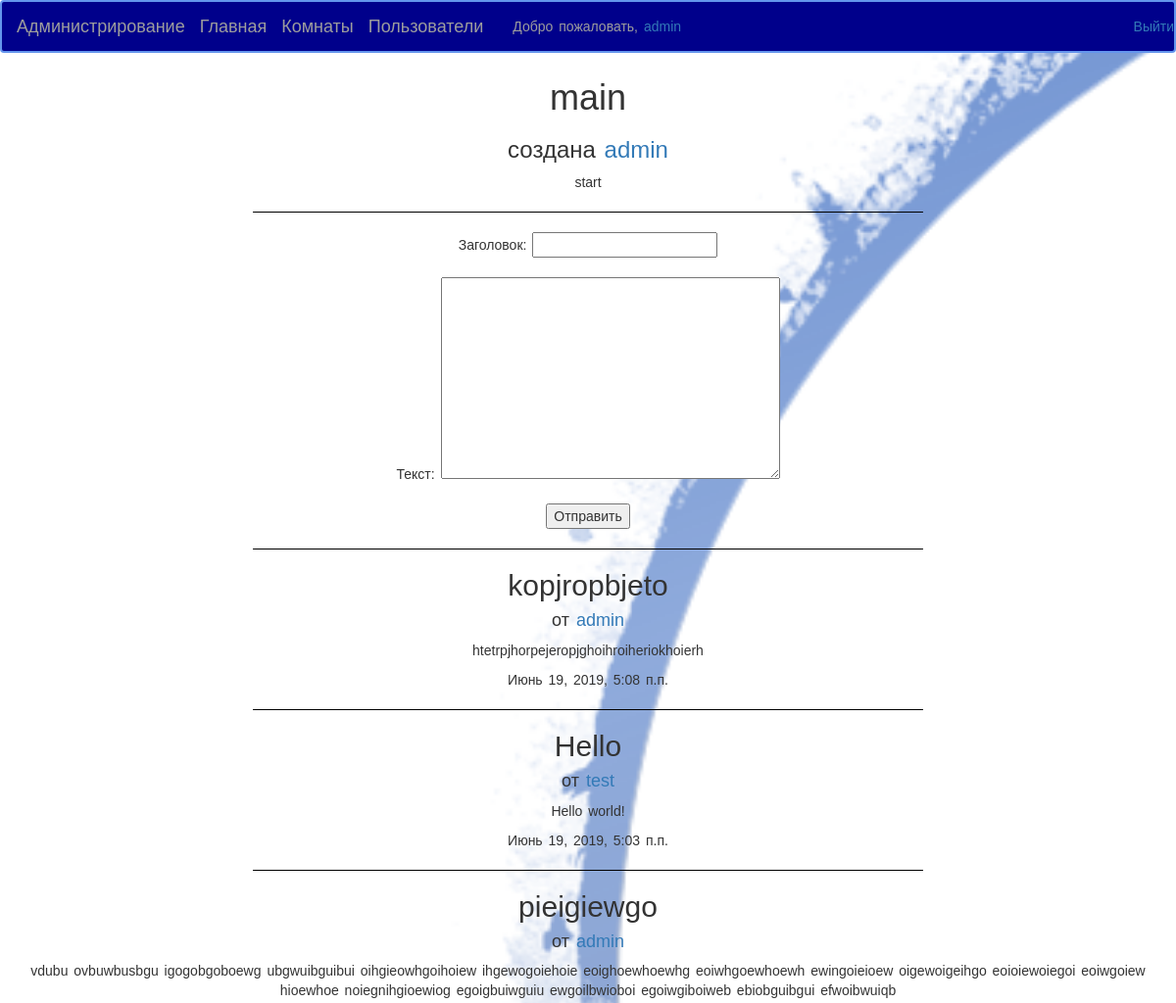
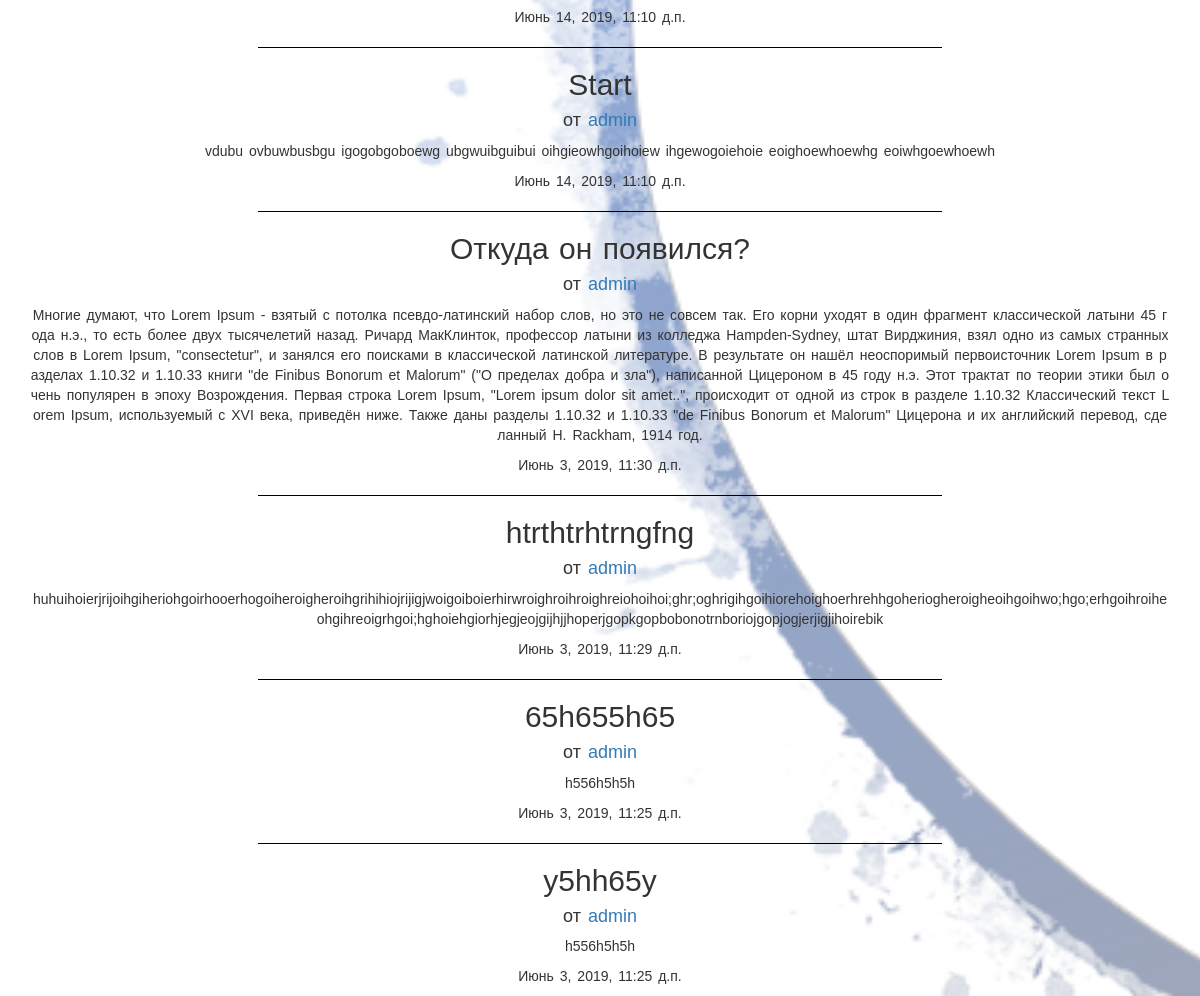
The page /room1 (signed in) on the database its author committed (2 pictures, top to bottom).
### social/models.py (models this page shows, shortened)
class Room(models.Model):
    name = models.CharField(max_length=200)
    creator = models.ForeignKey(User, on_delete=models.CASCADE, related_name='rooms')
    about = models.TextField(blank=True, null=True)

class Message(models.Model):
    title = models.CharField(max_length=200, blank=True, null=True, verbose_name='Заголовок сообщения')
    room = models.ForeignKey(Room, on_delete=models.CASCADE, related_name='messages',verbose_name='Комната')
    author = models.ForeignKey(User, on_delete=models.CASCADE, related_name='messages',verbose_name='Автор')
    date = models.DateTimeField(auto_now_add=True)
    text = models.TextField(blank=True, null=True, verbose_name='Текст сообщения')

### social/views.py (the view)
# urls.py: path('room<int:id>', views.room),
@login_required
def room(request, id):
    context = {}
    context['form'] = newMessageForm()
    if request.method == 'POST':
        form = newMessageForm(request.POST)
        if form.is_valid():
            context['message'] = form.save()
            return render(request, 'social/one_msg.html', context)
    context['room'] = Room.objects.get(id=id)
    return render(request, 'social/room.html', context)

### social/forms.py
class newMessageForm(forms.ModelForm):
    class Meta:
        model = Message
        exclude = ('',)

### social/models.py (called while the page is built)
    def get_absolute_url(self):
        return 'user' + str(self.id)

### templates/social/room.html (shortened to what this page needs)
{% extends "base.html" %}
{% block content %}
    <h1>{{ room.name }}</h1>
    <h3>создана <a href="{{ room.creator.profile.get_absolute_url }}">{{ room.creator.username }}</a></h3>
    <p>{{ room.about }}</p>
    <hr>
    <form method="POST">
        Заголовок: {{ form.title }} <br> <br>
        Текст: {{ form.text }} <br> <br>
        <button type="button" onclick="send_message(this.form)">Отправить</button>
    </form>
    <div id="list_messages">
        {% for message in room.messages.all|dictsortreversed:"date" %}
            <div id="msg{{ message.id }}">
                {% include 'social/one_msg.html' %}
            </div>
        {% endfor %}
    </div>
{% endblock %}

### templates/base.html (shortened to what this page needs)
<!DOCTYPE html>
    <head>
        {% load staticfiles %}
        {% load bootstrap3 %}
        {% bootstrap_css %} {% bootstrap_javascript %} {% bootstrap_messages %}
        <link rel="stylesheet" href= "{% static "social/css/main.css" %}">
  </head>
<body>
    <nav class="navbar navbar-inverse">
        <div class="container-fluid">
            <div class="navbar-header">
                {% if user.is_staff %}
                    <a class="navbar-brand" href="/manage">Администрирование</a>
                {% endif %}
                <a class="navbar-brand" href="/">Главная</a>
                <a class="navbar-brand" href="/rooms">Комнаты</a>
                <a class="navbar-brand" href="/users">Пользователи</a>
                    {% if user.is_authenticated %}
                        <p class="navbar-text">
                            Добро пожаловать, <a href="{{ user.profile.get_absolute_url }}">{{ user.username }}</a>
                        </p>
                    {% else %}
                        <p class="navbar-text">
                            <a href="{% url 'register' %}">Зарегистрироваться</a> | <a href="{% url 'login' %}">Войти</a>
                        </p>
                    {% endif %}
            </div>
            {% if user.is_authenticated %}
                <p class="navbar-text navbar-right"><a href="{% url 'logout' %}">Выйти</a></p>
            {% endif %}
        </div>
    </nav>
    <br> <br> <br>
    <div class="container" id = "content">
        {% block content %}
        {% endblock %}
    </div>
</body>
</html>

### templates/social/one_msg.html
        <hr>
        <h2>{{ message.title }}</h2>
        <h4>от <a href="{{ room.creator.profile.get_absolute_url }}">{{ message.author.username }}</a></h4>
        <p>{{ message.text }}</p>
        <p>{{ message.date }}</p>

### social/static/social/css/main.css (style rules this page uses)
head, body { background-image: url("img/web2.PNG"); background-size: cover; background-attachment: fixed; font-family: sans-serif; text-align: center; word-spacing: 2px; word-break: break-all; }
hr { border-color: black; width: 60%; }
nav.navbar-inverse { background-color: darkblue; border-color: cornflowerblue; border-width: 2px; position: fixed; width: 100%; font-family: Arial, sans-serif; }

### rows shown on the page
Room: name "main", creator.username "admin", about "start"
Message: title "kopjropbjeto", author.username "admin", text "htetrpjhorpejeropjghoihroiheriokhoierh", date "Июнь 19, 2019, 5:08 п.п."
Message: title "Hello", author.username "test", text "Hello world!", date "Июнь 19, 2019, 5:03 п.п."
Message: title "pieigiewgo", author.username "admin", text "vdubu ovbuwbusbgu igogobgoboewg ubgwuibguibui oihgieowhgoihoiew ihgewogoiehoie eoighoewhoewhg eoiwhgoewhoewh ewingoieioew oigewoigeihgo eoioiewoiegoi eoiwgoiewhioewhoe noiegnihgioewiog egoigbuiwguiu ewgoilbwioboi egoiwgiboiweb ebiobguibgui efwoibwuiqb", date "Июнь 14, 2019, 11:10 д.п."
Message: title "Start", author.username "admin", text "vdubu ovbuwbusbgu igogobgoboewg ubgwuibguibui oihgieowhgoihoiew ihgewogoiehoie eoighoewhoewhg eoiwhgoewhoewh", date "Июнь 14, 2019, 11:10 д.п."
Message: title "Откуда он появился?", author.username "admin", text "Многие думают, что Lorem Ipsum - взятый с потолка псевдо-латинский набор слов, но это не совсем так. Его корни уходят в один фрагмент классической латыни 45 года н.э., то есть более двух тысячелетий назад. Ричард МакКлинток, профессор латыни из колледжа Hampden-Sydney, штат Вирджиния, взял одно из самых странных слов в Lorem Ipsum, \"consectetur\", и занялся его поисками в классической латинской литературе. В результате он нашёл неоспоримый первоисточник Lorem Ipsum в разделах 1.10.32 и 1.10.33 книги \"de Finibus Bonorum et Malorum\" (\"О пределах добра и зла\"), написанной Цицероном в 45 году н.э. Этот трактат по теории этики был очень популярен в эпоху Возрождения. Первая строка Lorem Ipsum,…", date "Июнь 3, 2019, 11:30 д.п."
Message: title "htrthtrhtrngfng", author.username "admin", text "huhuihoierjrijoihgiheriohgoirhooerhogoiheroigheroihgrihihiojrijigjwoigoiboierhirwroighroihroighreiohoihoi;ghr;oghrigihgoihiorehoighoerhrehhgoheriogheroigheoihgoihwo;hgo;erhgoihroiheohgihreoigrhgoi;hghoiehgiorhjegjeojgijhjjhoperjgopkgopbobonotrnboriojgopjogjerjigjihoirebik", date "Июнь 3, 2019, 11:29 д.п."
Message: title "65h655h65", author.username "admin", text "h556h5h5h", date "Июнь 3, 2019, 11:25 д.п."
Message: title "y5hh65y", author.username "admin", text "h556h5h5h", date "Июнь 3, 2019, 11:25 д.п."

### other values the page prints
{{ user.username }} "admin"
